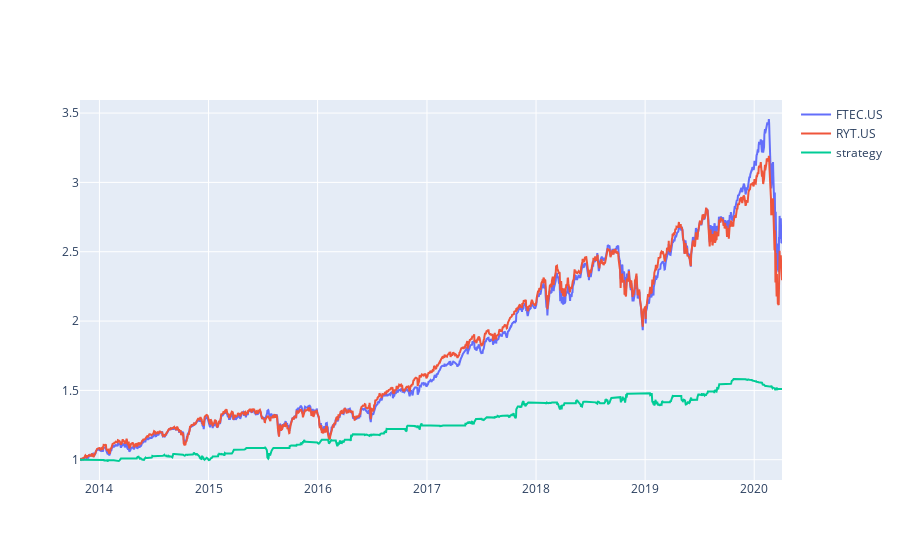

Notebook code for this chart:
### Code cell
normalized_S1 = S1.apply(lambda x: x / S1[0])
normalized_S2 = S2.apply(lambda x: x / S2[0])
normalized_nav = pd.DataFrame(portfolio['nav'])
normalized_nav = normalized_nav.reset_index()
normalized_nav['nav'] = normalized_nav['nav'] / normalized_nav['nav'].iloc[0]
normalized_nav = normalized_nav.set_index('date')


fig = go.Figure()
fig.add_trace(go.Scatter(x=normalized_S1.index, y=normalized_S1,
                    mode='lines',
                    name=chosen[0]))

fig.add_trace(go.Scatter(x=normalized_S2.index, y=normalized_S2,
                    mode='lines',
                    name=chosen[1]))
fig.add_trace(go.Scatter(x=normalized_nav.index, y=normalized_nav['nav'],
                    mode='lines',
                    name='strategy'))

fig.show()

### Figure 1 — Plotly figure (JSON) as saved in the notebook; plotly's stock layout.template omitted (floating-point values rounded to 4 significant figures; data arrays with more than 128 entries replaced by an {"elided": "..."} marker saying what was removed)
{"data": [{"mode": "lines", "name": "FTEC.US", "type": "scatter", "x": {"elided": "1618 str values"}, "y": {"elided": "1618 float values"}}, {"mode": "lines", "name": "RYT.US", "type": "scatter", "x": {"elided": "1618 str values"}, "y": {"elided": "1618 float values"}}, {"mode": "lines", "name": "strategy", "type": "scatter", "x": {"elided": "1669 str values"}, "y": {"elided": "1669 float values"}}], "layout": {}}
